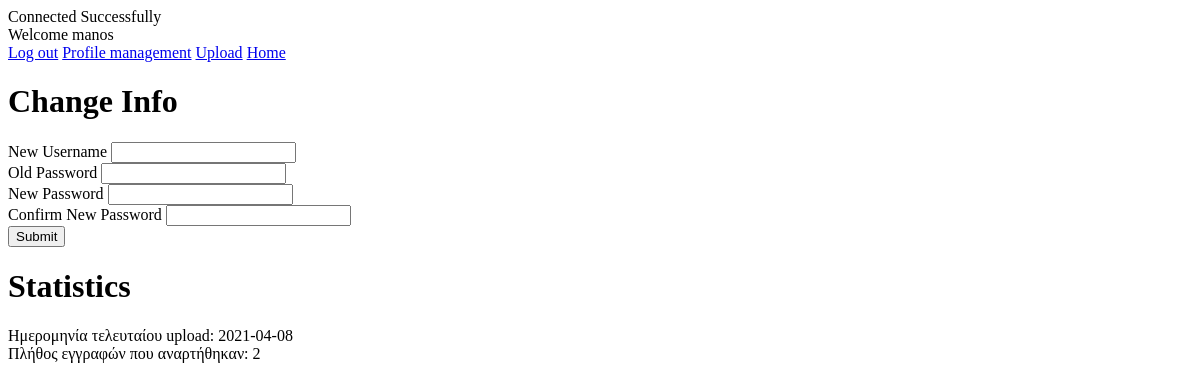
/profile.management-system.php (signed in), run on an earlier commit of the app's database.
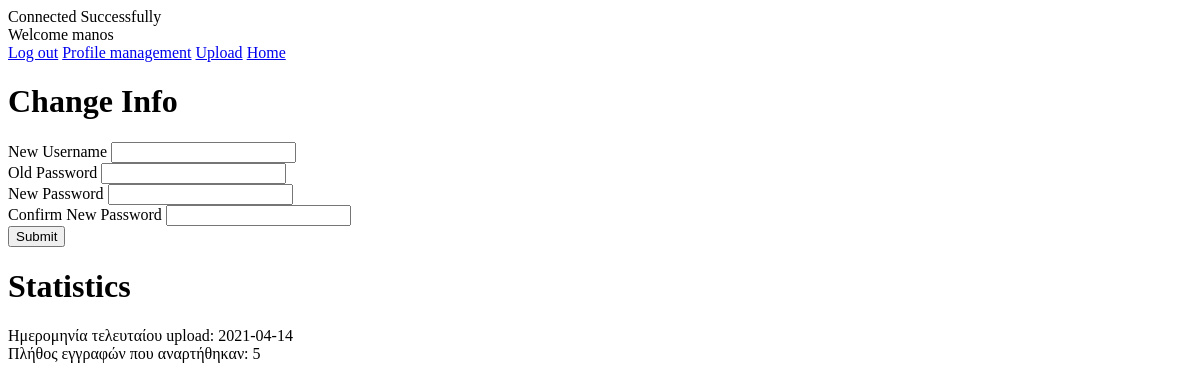
And on a later commit of the database.
### tables this page shows
CREATE TABLE `harfiles` (
  `idharfiles` int(15) NOT NULL,
  `harname` varchar(300) NOT NULL,
  `city` varchar(300) NOT NULL,
  `date` date NOT NULL,
  `ipaddress` varchar(300) NOT NULL,
  `provider` varchar(300) NOT NULL,
  `iduserinfo` int(15) NOT NULL,
  `latitude` varchar(50) NOT NULL,
  `longitude` varchar(50) NOT NULL
);

### profile.management-system.php (the view, shortened to what this page needs)
<?php
include_once 'connect.php';
$user = $_SESSION['user'];
echo "Welcome ".$user;
?>
<!DOCTYPE html>
<html>
  <head>
  </head>
  <body>
  <a href='/logout-system.php'>Log out</a>
  <a href='/profile.management-system.php'>Profile management</a>
  <a href='/upload-system.php'>Upload</a>
  <a href='/home-system.php'>Home</a>
   <h1>Change Info</h1>
   <form action="?" method="post">
   <label>New Username</label>
   <input type="text" name="user" value="<?php $username ?>"> <br>
   <label>Old Password</label>
   <input type="password" name="oldpass" value="<?php $oldpass ?>"> <br>
    <label>New Password</label>
	<input type="password" name="pass" value="<?php $pass ?>"> <br>
	<label>Confirm New Password</label>
	<input type="password" name="conpass" value="<?php $conpass ?>"> <br>
	<input type="submit" name ="submit" value="Submit">
	<br>
	<h1>Statistics</h1>
	<?php
	$iduser=mysqli_query($conn,"SELECT iduserinfo FROM userinfo WHERE username='".$user."'" );
	$result=mysqli_fetch_array($iduser);
	$idu=$result['iduserinfo'];
	$da=mysqli_query($conn,"SELECT date FROM harfiles WHERE iduserinfo='".$idu."' ORDER BY date DESC" );
	$result=mysqli_fetch_array($da);
	$date=$result['date'];
	echo "Ημερομηνία τελευταίου upload: ".$date;
	echo "<br>";
	$result=mysqli_query($conn,"SELECT * FROM harfiles WHERE iduserinfo='".$idu."'");
	$count=mysqli_num_rows($result);
	echo "Πλήθος εγγραφών που αναρτήθηκαν: ".$count;
	echo "<br>";
	?>
	</body>
</html>

What changed in the data, as far as the page shows it:
no longer on this page (row unchanged): harfiles: date "2021-04-08"
added harfiles: date "2021-04-14"
Also different on the page:
$count: "2" → "5"
